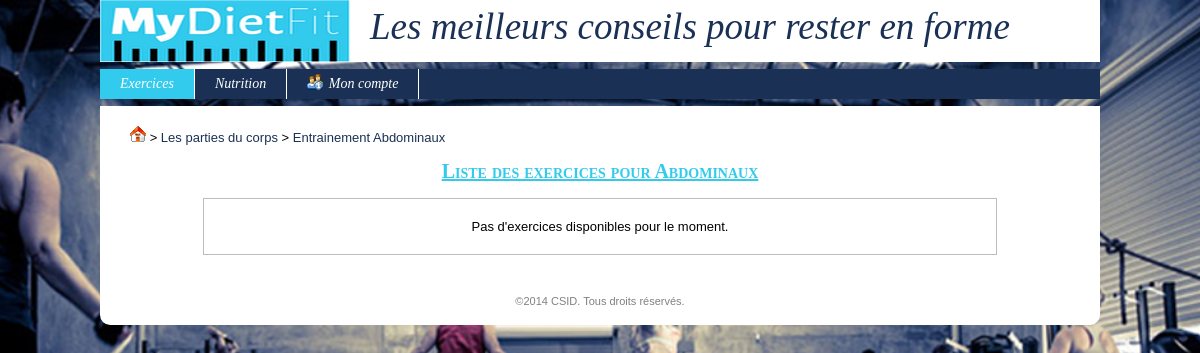
Page /index.php?uc=exercice&action=lstEx&idPartieCorps=1 on the committed database.
### tables this page shows
CREATE TABLE IF NOT EXISTS `partiecorps` (
  `idPartieCorps` int(11) unsigned NOT NULL AUTO_INCREMENT,
  `libelle` varchar(45) NOT NULL DEFAULT '',
  `descEx` varchar(1000) NOT NULL DEFAULT '',
  `descPgrm` varchar(1000) NOT NULL DEFAULT '',
  PRIMARY KEY (`idPartieCorps`)
);

### modules/fonctions/php/generale.inc.php (called while the page is built, shortened)
<?php
function connexion()
{
	global $_CONFIG;
	$hote = $_CONFIG['DB_ServerHost'];
	$login = $_CONFIG['DB_Username'];
	$mdp = $_CONFIG['DB_Password'];
	$bd = $_CONFIG['DB_Database'];
	$connexion = @mysql_connect($hote, $login, $mdp) or die("<u>Erreur SQL (Connexion au serveur impossible)</u>: ".mysql_error()." <br>");
	return $connexion;
}
function getRequest($nomChamp, $elseValue = null)
{
	return (isset($_REQUEST[$nomChamp]) && $_REQUEST[$nomChamp]) ? $_REQUEST[$nomChamp] : $elseValue;
}
function getMySqlString($champ, $elseValue = null, $noCote = 0)
{
	$cote = ($noCote) ? null : "'";
	if(isset($champ) && $champ) $result = $cote.mysql_real_escape_string($champ, connexion()).$cote;
	else if(is_null($champ) || $champ == "") $result = "NULL";
	else $result = $cote.mysql_real_escape_string($elseValue, connexion()).$cote;
	return $result;
}
?>

### config.inc.php (called while the page is built, shortened)
<?php
$_CONFIG = array
(
	"DB_ServerHost" => "localhost",
	"DB_Username" => "root",
    "DB_Password" => "",
    "DB_Database" => "mydietfit_bdd",
    "DIR_Control" => "controleurs/",
    "DIR_View" => "vues/",
    "DIR_Model" => "modules/fonctions/php/",
    "DIR_Dynamic" => "modules/fonctions/js/",
    "DIR_XML" => "modules/fonctions/xml/",
    "DIR_Plugin" => "modules/plugins/",
    "DIR_CSS" => "modules/themes/",
    "DIR_Attachment" => "ressources/documents/",
    "DIR_Image" => "ressources/images/",
	"EML_Envoi" => false,
	"EML_ServerSMTP" => "",
	"EML_PortSMTP" => "",
);
?>

### modules/fonctions/php/identification.inc.php (called while the page is built, shortened)
<?php
function estConnecte($idUtilisateur = null, $login = null)
{
	$result = isset($_SESSION['idUtilisateur']) && !empty($_SESSION['idUtilisateur']);
	return $result;
}
?>

### modules/fonctions/php/partieCorps.inc.php (called while the page is built, shortened)
<?php
function getUnePartieCorps($idPartieCorps)
{
	$req = "SELECT * FROM partiecorps where idPartieCorps = ".getMySqlString($idPartieCorps);
	$conx = connexion();
	$res = mysql_query($req, $conx) or die ("<u>Erreur SQL (getUnePartieCorps)</u>: ".mysql_error()." <br>");
	$unePartieCorps = mysql_fetch_assoc($res);
	return $unePartieCorps;
}
?>

### vues/v_menu.php (the view, shortened to what this page needs)
	<div id="menu">
		<ul>
			<li <?php if($uc == "exercice") echo "style='background:#32CAED'";?>> <a href="index.php?uc=exercice&action=lstExercice"> Exercices </a>
			</li>
			<li <?php if($uc == "nutrition") echo "style='background:#32CAED'";?>> <a href="index.php?uc=nutrition&action=lstNutrition"> Nutrition </a>
			</li>
			<li> <a href="index.php?uc=identif&action=frmConnexion"><img src="<?php echo $_CONFIG['DIR_Image']; ?>menuUserInfo.png"> <?php if(estConnecte()) echo $_SESSION['login']; else echo "Mon compte"; ?> </a>
			</li>
		</ul>
	</div>
</div>
<div id="content">

### vues/v_filAriane.php (shortened to what this page needs)
<?php
$home = "<a href='index.php?uc=identif&action=index'><img src='$_CONFIG[DIR_Image]home.gif'></a>";
$niveau1 = "<a href='index.php?uc=exercice&action=lstExercice'>Les parties du corps</a>";
$idPartieCorps = getRequest('idPartieCorps');
$unePartieCorps = getUnePartieCorps($idPartieCorps);
$libelle = $unePartieCorps['libelle'];
$niveau2 = "<a href='index.php?uc=exercice&action=entrainement&idPartieCorps=$idPartieCorps'>Entrainement $libelle</a>";
echo "<div style='text-align:justify'>";
if($action == "lstEx") {
	echo $home." > ".$niveau1." > ".$niveau2;
}
echo "</div><br>";
?>

### vues/v_headTitre.php
<h2> <?php echo $titre; ?> </h2> <br>

### rows in the picture
partiecorps: libelle "Abdominaux", libelle "Liste des exercices pour Abdominaux"
